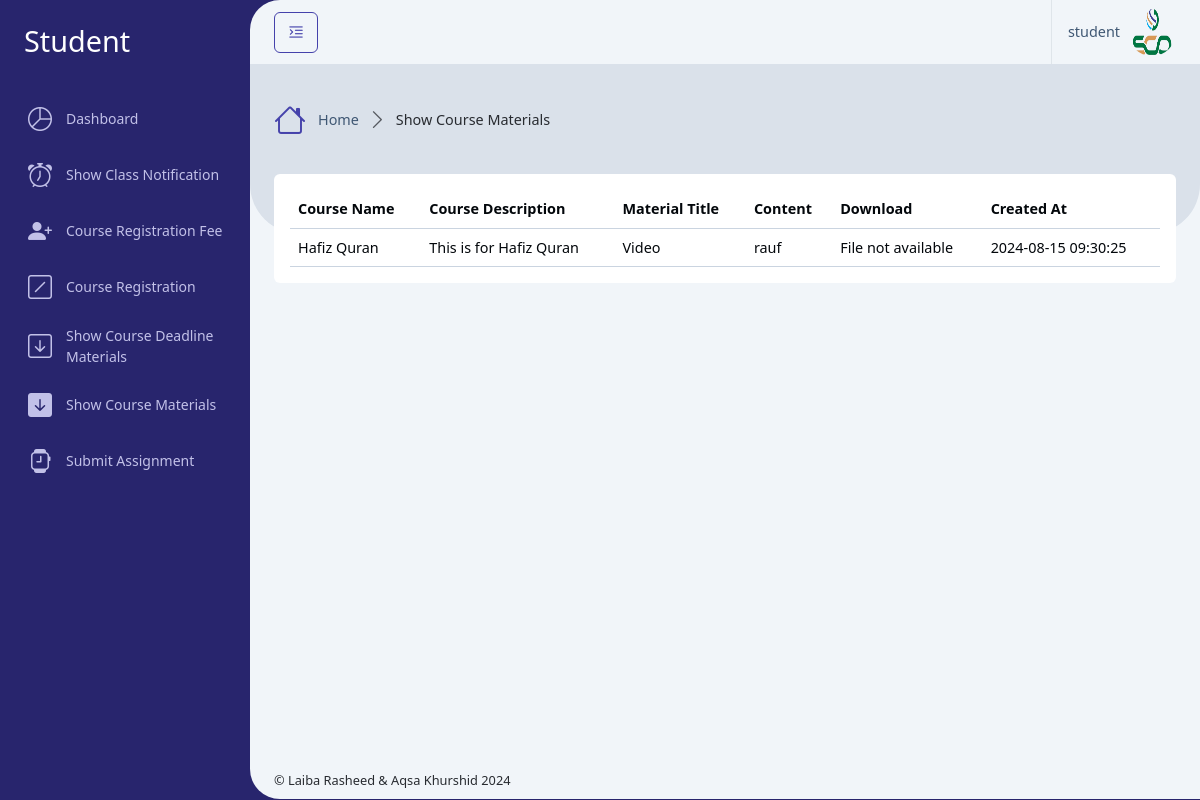
Page /Student/show_course_materials.php (signed in) on the committed database.
### tables this page shows
CREATE TABLE `users` (
  `id` int(11) NOT NULL,
  `username` varchar(50) NOT NULL,
  `email` varchar(100) NOT NULL,
  `cnic` varchar(20) DEFAULT NULL,
  `date_of_birth` date DEFAULT NULL,
  `gender` varchar(20) DEFAULT NULL,
  `age` int(11) DEFAULT NULL,
  `address` varchar(255) DEFAULT NULL,
  `phone` varchar(20) DEFAULT NULL,
  `quranic_qualification` enum('Haifz','Tajweed','Tafseer','Nazra','Basic_Language_Courses','Other_Relevant_Qualification') DEFAULT 'Haifz',
  `profile_photo` varchar(255) DEFAULT NULL,
  `upload_cv` varchar(255) DEFAULT NULL,
  `password` varchar(255) NOT NULL,
  `role_id` int(11) NOT NULL,
  `isActive` tinyint(1) NOT NULL,
  `created_at` timestamp NOT NULL DEFAULT current_timestamp()
);

CREATE TABLE `course_registration` (
  `id` int(11) NOT NULL,
  `course_id` int(11) DEFAULT NULL,
  `user_id` int(11) DEFAULT NULL,
  `transaction_no` varchar(255) DEFAULT NULL,
  `receipt_path` varchar(255) DEFAULT NULL,
  `price` decimal(20,2) DEFAULT NULL,
  `payment_status` varchar(255) DEFAULT NULL,
  `created_at` timestamp NOT NULL DEFAULT current_timestamp()
);

CREATE TABLE `courses` (
  `id` int(11) NOT NULL,
  `name` varchar(255) NOT NULL,
  `description` text DEFAULT NULL,
  `price` decimal(20,2) DEFAULT NULL,
  `created_at` timestamp NOT NULL DEFAULT current_timestamp()
);

CREATE TABLE `course_materials` (
  `id` int(11) NOT NULL,
  `course_id` int(11) DEFAULT NULL,
  `user_id` int(11) DEFAULT NULL,
  `title` varchar(255) NOT NULL,
  `content` text DEFAULT NULL,
  `file_path` varchar(255) DEFAULT NULL,
  `created_at` timestamp NOT NULL DEFAULT current_timestamp()
);

### Student/show_course_materials.php (called while the page is built, shortened)
<?php
    require '../Database/config.php';
    $user = getUserData($_SESSION['user_id']);
    $user_id = $_SESSION['user_id'];
    $sql = "SELECT course_registration.*, courses.name AS course_name, courses.description AS course_description,
            course_materials.title, course_materials.content, course_materials.file_path
            FROM course_registration
            JOIN courses ON course_registration.course_id = courses.id
            JOIN course_materials ON course_registration.course_id = course_materials.course_id
            WHERE course_registration.user_id = ?";
    $stmt = $conn->prepare($sql);
    $stmt->bind_param("i", $user_id);
    $stmt->execute();
    $result = $stmt->get_result();
    include '../setting/_Layout.php';
?>

### Database/config.php (called while the page is built, shortened)
<?php
    $servername = "localhost";
    $username = "root";
    $password = "";
    $dbname = "online_quran_tutor_db";
    $conn = new mysqli($servername, $username, $password, $dbname);
    function getUserData($user_id) {
        global $conn;
        $stmt = $conn->prepare("SELECT * FROM users WHERE id = ?");
        $stmt->bind_param("i", $user_id);
        $stmt->execute();
        $result = $stmt->get_result();
        return $result->fetch_assoc();
    }
?>

### Student/show_course_materials_content.php (the view, shortened to what this page needs)
<div class="row">
    <div class="col-xxl-12">
        <div class="card mb-4">
            <div class="card-body">
                <div class="table-responsive">
                    <table class="table align-middle table-hover m-0">
                        <thead>
                            <tr>
                                <th scope="col">Course Name</th>
                                <th scope="col">Course Description</th>
                                <th scope="col">Material Title</th>
                                <th scope="col">Content</th>
                                <th scope="col">Download</th>
                                <th scope="col">Created At</th>
                            </tr>
                        </thead>
                        <tbody>
                            <?php
                            if ($result->num_rows > 0) {
                                while ($row = $result->fetch_assoc()) {
                                    $file_path = '../assets/uploads/' . $row['file_path'];
                                    $file_extension = pathinfo($file_path, PATHINFO_EXTENSION);
                            ?>
                                    <tr>
                                        <td><?php echo htmlspecialchars($row['course_name']); ?></td>
                                        <td><?php echo htmlspecialchars($row['course_description']); ?></td>
                                        <td><?php echo htmlspecialchars($row['title']); ?></td>
                                        <td><?php echo htmlspecialchars($row['content']); ?></td>
                                        <td>
                                            <?php if ($row['file_path'] && file_exists($file_path)) { ?>
                                                <?php if (in_array($file_extension, ['mp4', 'avi', 'mov', 'wmv'])) { ?>
                                                    <button class="btn btn-sm btn-secondary" data-bs-toggle="modal" data-bs-target="#videoModal" data-video="<?php echo htmlspecialchars($file_path); ?>">
                                                        Play Video
                                                    </button>
                                                <?php } else { ?>
                                                    <a href="<?php echo htmlspecialchars($file_path); ?>" class="btn btn-sm btn-secondary" download>
                                                        Download
                                                    </a>
                                                <?php } ?>
                                            <?php } else { echo 'File not available'; } ?>
                                        </td>
                                        <td><?php echo htmlspecialchars($row['created_at']); ?></td>
                                    </tr>
                            <?php
                                }
                            } else {
                            ?>
                                <tr>
                                    <td colspan="3">No Course Registration found.</td>
                                </tr>
                            <?php
                            }
                            ?>
                        </tbody>
                    </table>
                </div>
            </div>
        </div>
    </div>
</div>

### setting/_Header.php (shortened to what this page needs)
<div class="app-header d-flex align-items-center">
    <div class="d-flex">
        <button class="btn btn-outline-primary me-2 pin-sidebar" id="pin-sidebar">
            <i class="bi bi-text-indent-left fs-5"></i>
        </button>
    </div>
    <div class="header-actions">
        <div class="dropdown ms-3">
            <a id="userSettings" class="dropdown-toggle d-flex py-2 align-items-center ps-3 border-start" href="#!"
                role="button" data-bs-toggle="dropdown" aria-expanded="false">
                <span class="d-none d-md-block me-2"><?php echo htmlspecialchars($user['username']); ?></span>
                <img src="../assets/uploads/<?php echo htmlspecialchars($user['profile_photo']); ?>" class="rounded-circle img-3x" alt="Bootstrap Gallery" />
            </a>
        </div>
    </div>
</div>

### rows in the picture
users: username "student", profile_photo (picture)
course_registration: course.name "Hafiz Quran", course.description "This is for Hafiz Quran", course_materials.title "Video", course_materials.content "rauf", created_at "2024-08-15 09:30:25"

### other values in the picture
$roleTitle "Student"
$title "Show Course Materials"
